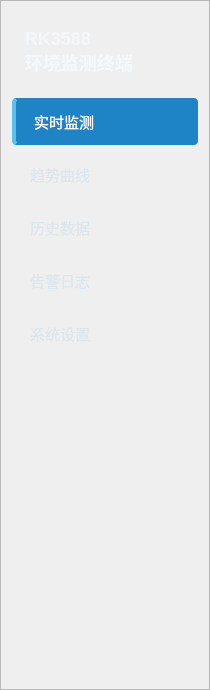
       <widget class="QFrame" name="navigationFrame">
        <property name="minimumSize">
         <size>
          <width>210</width>
          <height>0</height>
         </size>
        </property>
        <property name="maximumSize">
         <size>
          <width>240</width>
          <height>16777215</height>
         </size>
        </property>
        <property name="styleSheet">
         <string notr="true">QFrame#navigationFrame {
    background-color: rgb(24, 48, 68);
    border: none;
}

QLabel#titleLabel {
    color: rgb(245, 248, 250);
    font-size: 18px;
    font-weight: 600;
    padding: 16px 8px;
}

QPushButton {
    color: rgb(220, 230, 237);
    background-color: transparent;
    border: none;
    border-radius: 4px;
    text-align: left;
    padding: 12px 18px;
    font-size: 15px;
}

QPushButton:hover {
    background-color: rgb(38, 70, 92);
}

QPushButton:checked {
    color: white;
    background-color: rgb(31, 132, 198);
    border-left: 4px solid rgb(91, 192, 235);
}</string>
        </property>
        <property name="frameShape">
         <enum>QFrame::Shape::StyledPanel</enum>
        </property>
        <property name="frameShadow">
         <enum>QFrame::Shadow::Raised</enum>
        </property>
        <layout class="QVBoxLayout" name="verticalLayout">
         <item>
          <widget class="QLabel" name="titleLabel">
           <property name="minimumSize">
            <size>
             <width>0</width>
             <height>70</height>
            </size>
           </property>
           <property name="text">
            <string>RK3588
环境监测终端</string>
           </property>
           <property name="wordWrap">
            <bool>true</bool>
           </property>
          </widget>
         </item>
         <item>
          <widget class="QPushButton" name="realtimeButton">
           <property name="minimumSize">
            <size>
             <width>0</width>
             <height>46</height>
            </size>
           </property>
           <property name="text">
            <string>实时监测</string>
           </property>
           <property name="checkable">
            <bool>true</bool>
           </property>
           <property name="checked">
            <bool>true</bool>
           </property>
          </widget>
         </item>
         <item>
          <widget class="QPushButton" name="trendButton">
           <property name="minimumSize">
            <size>
             <width>0</width>
             <height>46</height>
            </size>
           </property>
           <property name="text">
            <string>趋势曲线</string>
           </property>
           <property name="checkable">
            <bool>true</bool>
           </property>
          </widget>
         </item>
         <item>
          <widget class="QPushButton" name="historyButton">
           <property name="minimumSize">
            <size>
             <width>0</width>
             <height>46</height>
            </size>
           </property>
           <property name="text">
            <string>历史数据</string>
           </property>
           <property name="checkable">
            <bool>true</bool>
           </property>
          </widget>
         </item>
         <item>
          <widget class="QPushButton" name="alarmButton">
           <property name="minimumSize">
            <size>
             <width>0</width>
             <height>46</height>
            </size>
           </property>
           <property name="text">
            <string>告警日志</string>
           </property>
           <property name="checkable">
            <bool>true</bool>
           </property>
          </widget>
         </item>
         <item>
          <widget class="QPushButton" name="settingsButton">
           <property name="minimumSize">
            <size>
             <width>0</width>
             <height>46</height>
            </size>
           </property>
           <property name="text">
            <string>系统设置</string>
           </property>
           <property name="checkable">
            <bool>true</bool>
           </property>
          </widget>
         </item>
         <item>
          <spacer name="navigationSpacer">
           <property name="orientation">
            <enum>Qt::Orientation::Vertical</enum>
           </property>
           <property name="sizeHint" stdset="0">
            <size>
             <width>20</width>
             <height>321</height>
            </size>
           </property>
          </spacer>
         </item>
        </layout>
       </widget>
